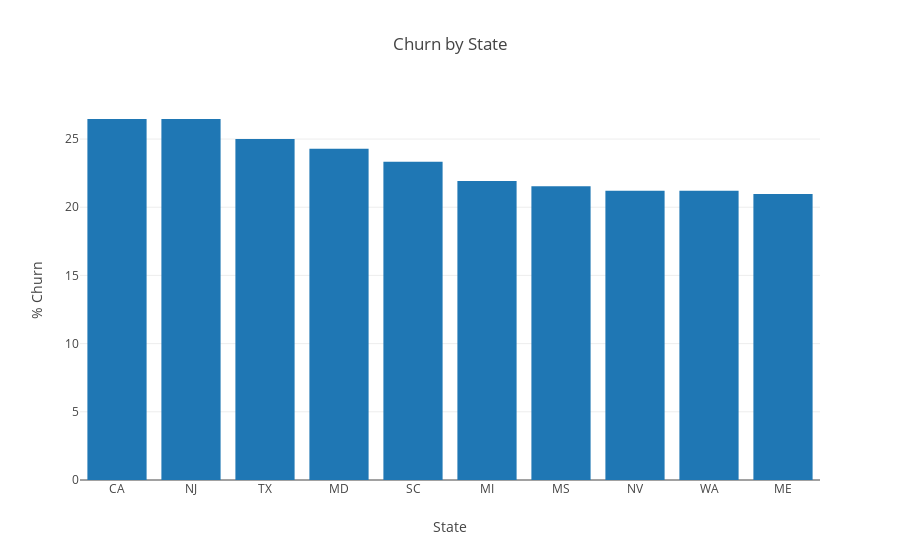

Notebook source saved alongside this figure:
### Markdown cell above
## Let's plot churn % by State - Top 'n' states

### Code cell
barPlot(pctgChurnByState, title='Churn by State', xaxis="State", yaxis="% Churn", xcat=True)

### Figure 1 — Plotly figure (JSON) as saved in the notebook; plotly's stock layout.template omitted (floating-point values rounded to 4 significant figures)
{"data": [{"type": "bar", "x": ["CA", "NJ", "TX", "MD", "SC", "MI", "MS", "NV", "WA", "ME"], "y": [26.47, 26.47, 25, 24.29, 23.33, 21.92, 21.54, 21.21, 21.21, 20.97]}], "layout": {"title": "Churn by State", "xaxis": {"title": "State", "type": "category"}, "yaxis": {"title": "% Churn"}}}
